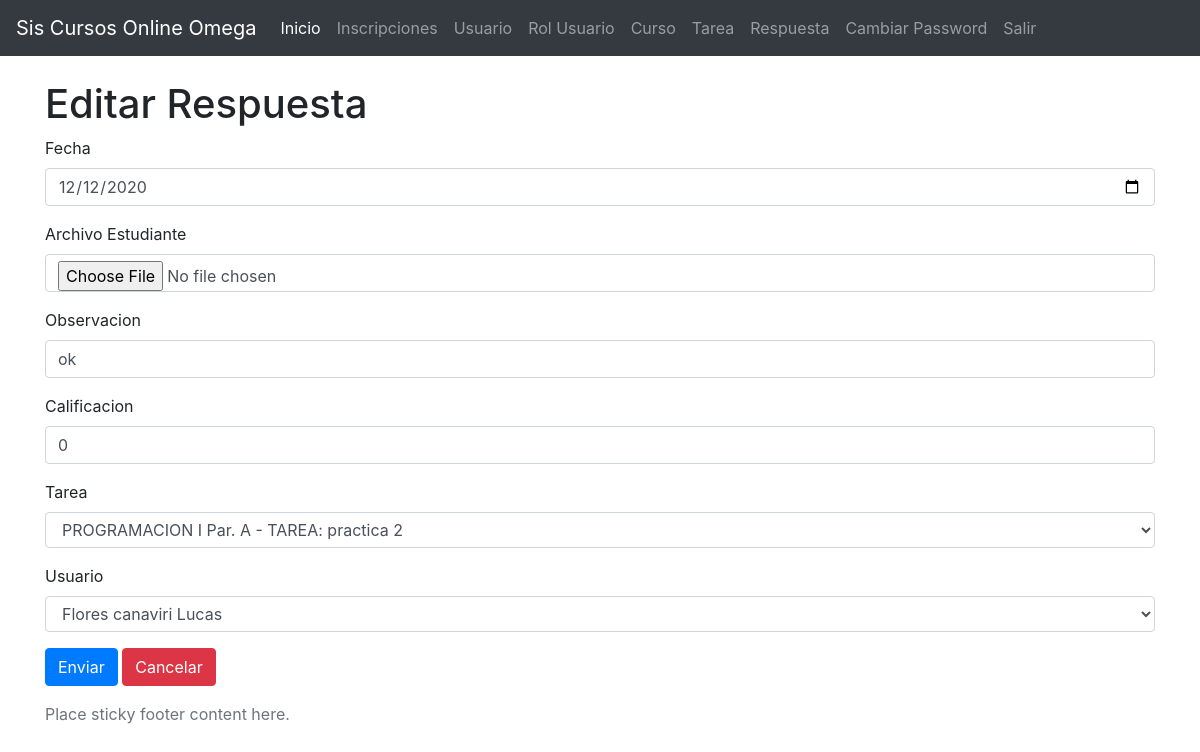
Page /respuesta-edit.php?id=1 on the committed database.
### tables this page shows
CREATE TABLE `respuesta` (
  `id` int(11) NOT NULL,
  `fecha` date NOT NULL,
  `archivo_estudiante` varchar(200) DEFAULT NULL,
  `observacion` text,
  `calificacion` int(11) DEFAULT NULL,
  `id_tarea` int(11) NOT NULL,
  `id_usuario` int(11) NOT NULL
);

### respuesta-edit.php (the view, shortened to what this page needs)
<?php
require_once('librerias/cabe.php');
require_once('librerias/conexionBD.php');
$sql = "select u.id, concat(u.ap_paterno,' ',u.ap_materno,' ',u.nombre) as nom_usuario from usuario u";
$result =  $conn->query($sql);
$usuario = array();
while ($fila =  $result->fetch_array()) {
    $usuario[] = $fila;
}
$sql = "select t.id, concat(c.nombre,' Par. ',c.paralelo, ' - TAREA: ', t.titulo) as nom_tarea
from curso c, tarea t
where c.id=t.id_curso;";
$result =  $conn->query($sql);
$tarea = array();
while ($fila =  $result->fetch_array()) {
    $tarea[] = $fila;
}
$id=0;
$fecha="";
$obs="";
$calificacion="";
$id_usuario="";
if(isset($_GET['id']))
{
	$sql="select * from respuesta where id=".$_GET['id'];
	$result=$conn->query($sql);
	$fila =$result->fetch_array();
	$id=$fila['id'];
	$fecha=$fila['fecha'];
	$obs=$fila['observacion'];
	$calificacion=$fila['calificacion'];
	$id_tarea=$fila['id_tarea'];
	$id_usuario=$fila['id_usuario'];
}
?>
      <div class="container">
        <div class="row">
            <div class="col-12">
                <h1><?=($id>0) ? 'Editar':'Nueva' ?> Respuesta</h1>
                <form action="respuesta-procesa.php" enctype="multipart/form-data" method="post">
                  <div class="form-group">
                    <label for="">Fecha</label>
                    <input type="date" name="fecha" class="form-control" value="<?=$fecha?>">
                  </div>
                  <div class="form-group">
                    <label for="">Archivo Estudiante</label>
                    <input type="file" name="archivo_estudiante" class="form-control">
                  </div>
                  <div class="form-group">
                    <label for="">Observacion</label>
                    <input type="text" name="obs" class="form-control" value="<?=$obs?>" placeholder="Ingrese titulo">
                  </div>
                  <div class="form-group">
                    <label for="">Calificacion</label>
                    <input type="text" name="calificacion" class="form-control" value="<?=$calificacion?>" placeholder="Ingrese titulo">
                  </div>
                 <div class="form-group">
                    <label for="">Tarea</label>
                    <select name="id_tarea" class="form-control" size="1">
                      <?php foreach ($tarea as $item):
                      	if($item['id']==$id_tarea)
                        {
						?>
                        <option value="<?= $item['id'] ?>" selected><?= $item['nom_tarea'] ?> </option>
                       <?php
						}
						else
						{
					   ?>
                       <option value="<?= $item['id'] ?>"><?= $item['nom_tarea'] ?></option>
                      <?php
						}
					  endforeach ?>
                    </select>
                  </div>
                  <div class="form-group">
                    <label for="">Usuario</label>
                    <select name="id_usuario" class="form-control" size="1">
                      <?php foreach ($usuario as $item):
                      	if($item['id']==$id_usuario)
                        {
						?>
                        <option value="<?= $item['id'] ?>" selected><?= $item['nom_usuario'] ?> </option>
                       <?php
						}
						else
						{
					   ?>
                       <option value="<?= $item['id'] ?>"><?= $item['nom_usuario'] ?></option>
                      <?php
						}
					  endforeach ?>
                    </select>
                  </div>
                  <button type="submit" class="btn btn-primary">Enviar</button>
                  <a href="tarea.php" class="btn btn-danger">Cancelar</a>
                </form>
            </div>
        </div>
      </div>
<?php
require_once('librerias/pie.php');
 ?>

### rows in the picture
respuesta: fecha "12/12/2020", obs "ok", calificacion "0"

### other values in the picture
form field id_tarea "PROGRAMACION I Par. A - TAREA: practica 2"
form field id_usuario "Flores canaviri Lucas"
